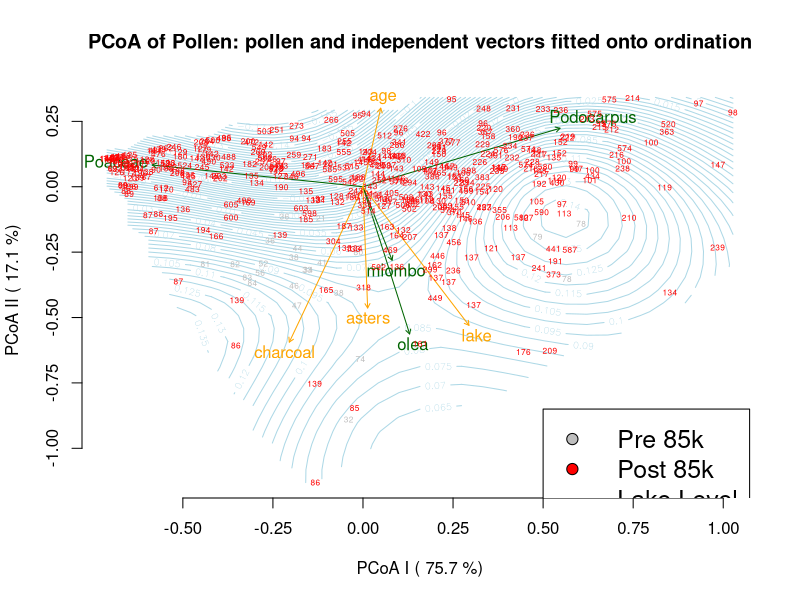

Source code (R):
rm(list = ls())
graphics.off()

library(vegan)
library(MASS)

# load the pollen data
poln.full <- read.csv("./data/20200626_pollen.csv")

# load interpolated data generated by code from Malawi_interpolation.R
# choose which interpolation method to use:
## linearly interpolated data:
lake.full <- read.csv("./data/lake_linterp.csv")
char.full <- read.csv("./data/char_linterp.csv")

## Krig interpolated data:
lake.full <- read.csv("./data/lake_Krig.csv")
char.full <- read.csv("./data/char_Krig.csv")

# split the loaded data to mix and match as needed
age <- lake.full[,"age"] # everything should have the same ages
char <- char.full[,"charcoal"]
lake <- -1*lake.full[,"lake"]
poln <- poln.full[,c("Poaceae", "Podocarpus", "miombo", "olea")]
astr <- poln.full[,"asters"]

# a data.frame of data to be used in the vector fit
to.be.fit <- data.frame("age" = age,
                        "charcoal" = char,
                        "lake" = lake,
                        "asters" = astr)

# scale and center the datasets
poln.std <- vegan::decostand(x = poln,
                             method = "chi.square") # approximates chisquare distance
to.be.fit.std <- scale(x = to.be.fit)

# make distance matrices
poln.dist <- dist(poln.std)
# poln.dist <- vegan::vegdist(poln, method = "canberra")

# make the pollen ordination
poln.ord <- cmdscale(d = poln.dist, k = 4, eig = T, add = F, x.ret = F)

var.expl<-poln.ord$eig[1:3]/sum(poln.ord$eig[1:3])

##########################################
#	NMDS
# poln.ord <- vegan::metaMDS(comm = poln.ord$points, 
#                            k = 2, 
#                            distance = 'euclidean', 
#                            autotransform = F)
# poln.ord <- MASS::isoMDS(d = poln.dist, 
#                          y = cmdscale(d = poln.dist,
#                                       k = 2, 
#                                       eig = T, 
#                                       add = F, 
#                                       x.ret = F)$points, 
#                          k = 2, 
#                          maxit = 50,
#                          trace = TRUE,
#                          tol = 1e-3, 
#                          p = 2)

# MASS::Shepard(d = poln.dist, y = poln.ord, p = 2)

##########################################

# do the vector fit(s) of the data to our ordination
poln.fit <- vegan::envfit(ord = poln.ord,
                          env = poln.std,
                          permutaions = 10000)
add.fit <- vegan::envfit(ord = poln.ord,
                         env = to.be.fit.std,
                         permutaions = 10000)

##########################################

# plot the results of the vector fits
## color ages > 400 in red
col <- c("gray", "red")[1 + (age >= 85)]

main<-"PCoA of Pollen: pollen and independent vectors fitted onto ordination"
plot(poln.ord$points, pch = 21, type = "n",
     xlab = paste("PCoA I (",round(var.expl[1]*100,1),"%)" ),
     ylab = paste("PCoA II (",round(var.expl[2]*100,1),"%)" ), main=main,
     col="black", bg=col, cex=1.5,xaxt="n",yaxt="n", bty="n")

axis(1, at = seq(-.5,1, by=.25))
axis(2, at = seq(.25,-1, by=-.25))
legend(.5,-.85, pch=c(21,21, NA),lty=c(NA,NA,1), lwd=c(NA, NA, 2)
       , col = c("black","black", "light blue"), 
       pt.bg =  c("gray","red", NA), cex=1.5
       , legend=c("Pre 85k", "Post 85k", "Lake Level"))

## ordination surfaces
# vegan::ordisurf(x = poln.ord,
#                 y = age,
#                 main = "Age (kyr)",
#                 add = TRUE,
#                 col = "orange",
#                 nlevels = 50,
#                 knots = 300)
# vegan::ordisurf(x = poln.ord,
#                 y = char,
#                 main = "Charcoal",
#                 add = TRUE,
#                 col = "gray",
#                 nlevels = 50)
lake.surf<-vegan::ordisurf(x = poln.ord, y = lake,
                main = "Lake Level", 
                plot = FALSE, 
                col = "orange", 
                nlevels = 50, 
                )
plot(lake.surf,add=T, col="light blue", nlevels = 50, knots = 30)
# vegan::ordisurf(x = poln.ord,
#                 y = astr,
#                 main = "Asteraceae")

# points(poln.ord$points, pch = 21,
#        xlab = paste("PCoA I (",round(var.expl[1]*100,1),"%)" ),
#        ylab = paste("PCoA II (",round(var.expl[2]*100,1),"%)" ),
#        col="black", bg=col, cex=1.5,xaxt="n",yaxt="n", bty="n")
plot(poln.fit, col = "dark green", add=T, lwd=3)
plot(add.fit, col = "orange", add=T)
text(poln.ord$points, labels = round(age), cex = 0.5, col = col)

##########################################
# MANOVA

# our raw data are pollen, charcoal, and lake level
# EOC: we use the n-1 column of scores of the PCoA, because the nth eigenvalue is 0, and the scores are redundant
data.raw <- data.frame(poln.ord$points[,1:3], lake)

# scale the raw data
data.scl <- scale(data.raw)

# EOC: the data in data.raw should already be euclidean, so the rest of this is superfluous
# # calculate the euclidean distance matrix of our scaled data
# data.scl.dist <- dist(data.scl) 
# 
# # perform our PCoA on the distance matrix and keep the eigenvalues
# data.scl.dist.pcoa <- cmdscale(d = data.scl.dist, k = 3, eig = T)
# data.scl.dist.pcoa.eig <- data.scl.dist.pcoa$eig
# 
# # find the euclidean distance matrix of the resulting points
# data.scl.dist.pcoa.dist <- vegan::vegdist(x = data.scl.dist.pcoa$points,
#                                           method = "euclidean")

# binary indicator of age
age.gt.85 <- 0 + (age > 85)

# perform the MANOVA
poln.manova <- vegan::adonis(formula = data.raw ~ age.gt.85,
                             method = "euclidean", permutations = 10000)

poln.manova






